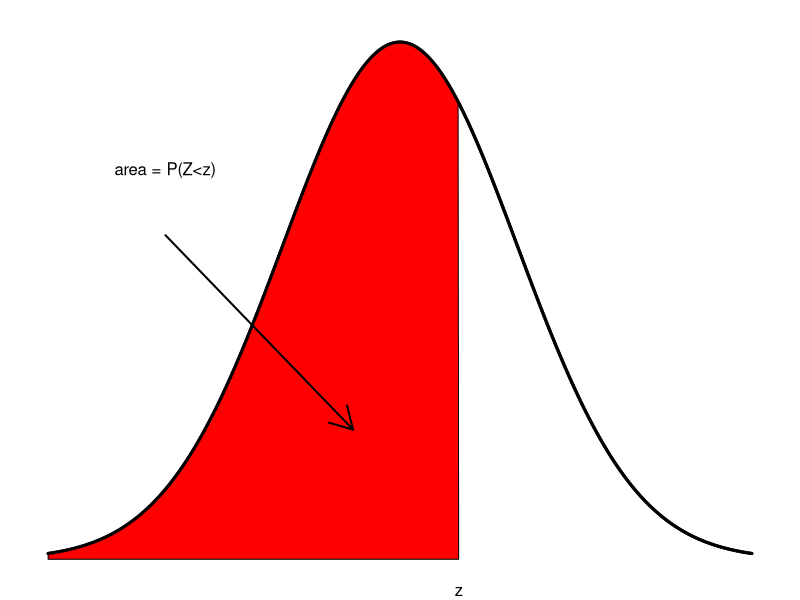

Here is the R script that generated this plot:

pdf("zpos.pdf", width=4, height=1.0)
par(mar=c(1,1,1,1))
xs = seq(-3,3,length=1000)

ys = dnorm(xs)

plot(xs, ys, 'l',xlim = c(-3,3), ylim = c(0,0.4),
     ann=FALSE,xaxt="n",yaxt="n",
     lwd=3,bty='n')
mtext("z",side=1,at=0.5)
#mtext(c("-3","-2","-1","0","1","2","3"),side=1,at=-3:3)
#mtext(c("-3","0","3"),side=1,at=c(-3,0,3))
polygon(c(xs[xs<=0.5], 0.5, -3),c(ys[xs<=0.5], 0, 0), col="red")

lines(xs, ys, 'l', lwd=3)

arrows(-2,0.25,-0.4,0.1,lwd=2,code=2)
text(-2.0,0.3,label="area = P(Z<z)")
